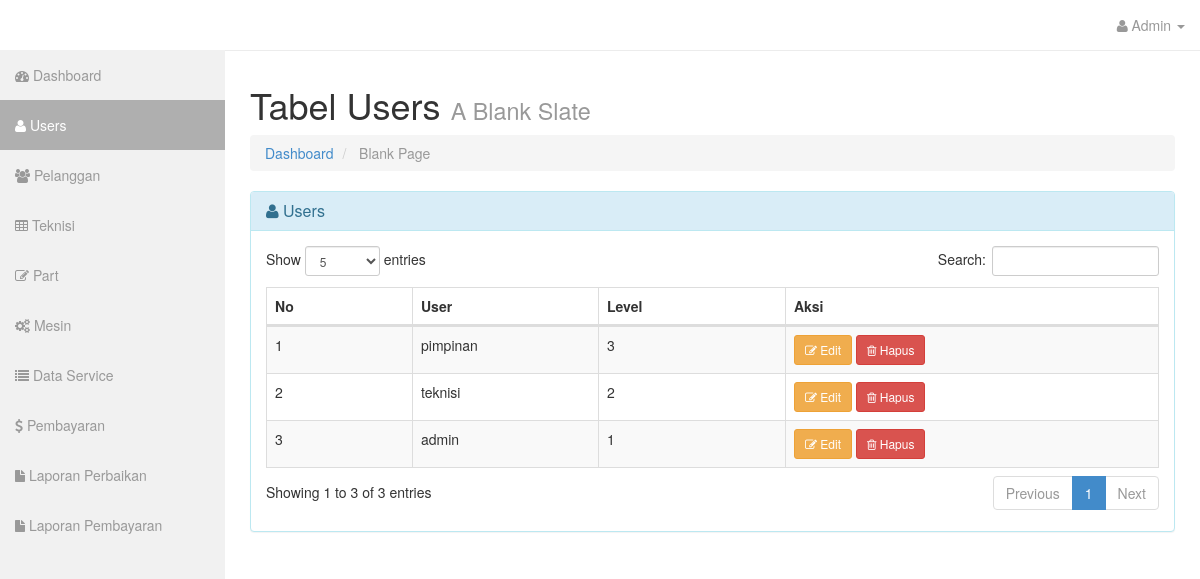
The page /admin/?hal=users (signed in) on the database its author committed.
### tables this page shows
CREATE TABLE `users` (
  `id_user` int(11) NOT NULL,
  `username` varchar(20) NOT NULL,
  `password` varchar(255) NOT NULL,
  `level` int(2) NOT NULL
);

### admin/class/crud.php (called while the page is built, shortened)
<?php
class Users {
    public function tampilusers($koneksi){
        $qry = $koneksi->query("SELECT * FROM users ORDER BY id_user DESC");
        while($pecah = $qry->fetch_array()){
            $data[] = $pecah;
        }
        $hitung = $qry->num_rows;
        if( $hitung > 0 )
        {
        return $data;
        }else{
            error_reporting(0);
        }
    }
}
$users = new Users();
?>

### admin/views/users.php (the view, shortened to what this page needs)
<div class="row">
          <div class="col-lg-12">
            <h1>Tabel Users <small>A Blank Slate</small></h1>
            <ol class="breadcrumb">
              <li><a href="index.html"><i class="icon-dashboard"></i> Dashboard</a></li>
              <li class="active"><i class="icon-file-alt"></i> Blank Page</li>
            </ol>
          </div>
        </div>
<section>
<div class="row">
          <div class="col-lg-12">
            <div class="panel panel-info">
              <div class="panel-heading">
                <h3 class="panel-title"><i class="fa fa-user"></i> Users</h3>
              </div>
              <div class="panel-body">
                <div class="table-responsive">
                  <table class="table table-bordered table-hover table-striped" id="dataTable">
                    <thead>
                      <tr>
                        <th>No</th>
                        <th>User</th>
                        <th>Level</th>
                        <th>Aksi</th>
                      </tr>
                    </thead>
                    <tbody>
                    <?php
                        $qry = $users->tampilusers($koneksi);
                        foreach($qry as $dat => $data ){
                    ?>
                      <tr>
                        <td><?= $dat + 1 ?></td>
                        <td><?= $data['username'] ?></td>
                        <td><?= $data['level'] ?></td>
                        <td>
                        <a href="?hal=ubahusers&id=<?= $data['id_user'] ?>" class="btn btn-sm btn-warning"><i class="fa fa-pencil-square-o"></i> Edit</a>
                        <a href="?hal=users&hapus=<?= $data['id_user'] ?>" class="btn btn-sm btn-danger" onclick="return confirm('Yakin Dihapus ?')"><i class="fa fa-trash-o"></i> Hapus</a>
                        </td>
                      </tr>
                        <?php } ?>
                    </tbody>
                  </table>
              </div>
            </div>
          </div>
        </div>
  </section>

### rows shown on the page
users: username "pimpinan", level "3"
users: username "teknisi", level "2"
users: username "admin", level "1"

### other values the page prints
$_SESSION['adm']['username'] "Admin"
